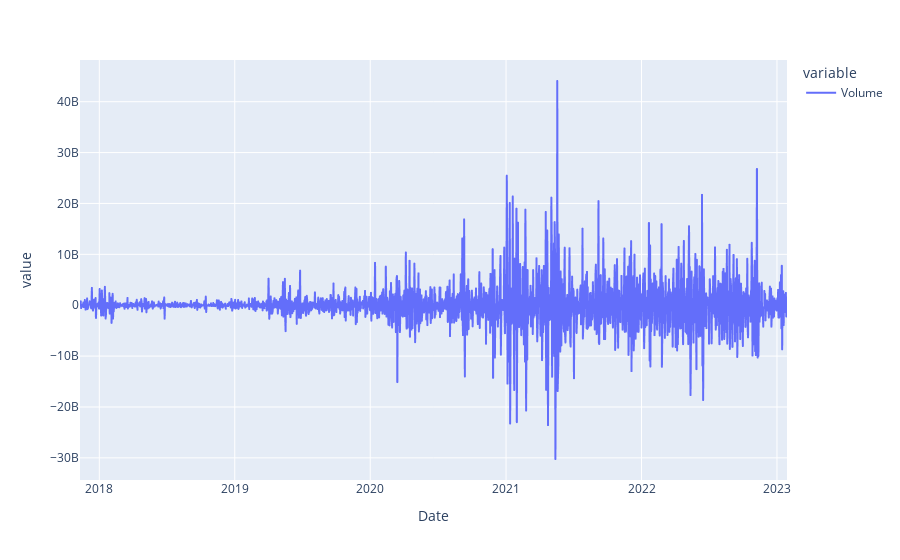

Write notebook code for a chart like this one.
### Code cell
px.line(df, x='Date', y=['Volume'])

### Figure 1 — Plotly figure (JSON) as saved in the notebook; plotly's stock layout.template omitted (floating-point values rounded to 4 significant figures; data arrays with more than 128 entries replaced by an {"elided": "..."} marker saying what was removed)
{"data": [{"hovertemplate": "variable=Volume<br>Date=%{x}<br>value=%{y}<extra></extra>", "legendgroup": "Volume", "line": {"color": "#636efa", "dash": "solid"}, "marker": {"symbol": "circle"}, "mode": "lines", "name": "Volume", "showlegend": true, "type": "scattergl", "x": {"elided": "1906 str values"}, "xaxis": "x", "y": {"elided": "1906 int values"}, "yaxis": "y"}], "layout": {"legend": {"title": {"text": "variable"}, "tracegroupgap": 0}, "margin": {"t": 60}, "xaxis": {"anchor": "y", "domain": [0, 1], "title": {"text": "Date"}}, "yaxis": {"anchor": "x", "domain": [0, 1], "title": {"text": "value"}}}}
